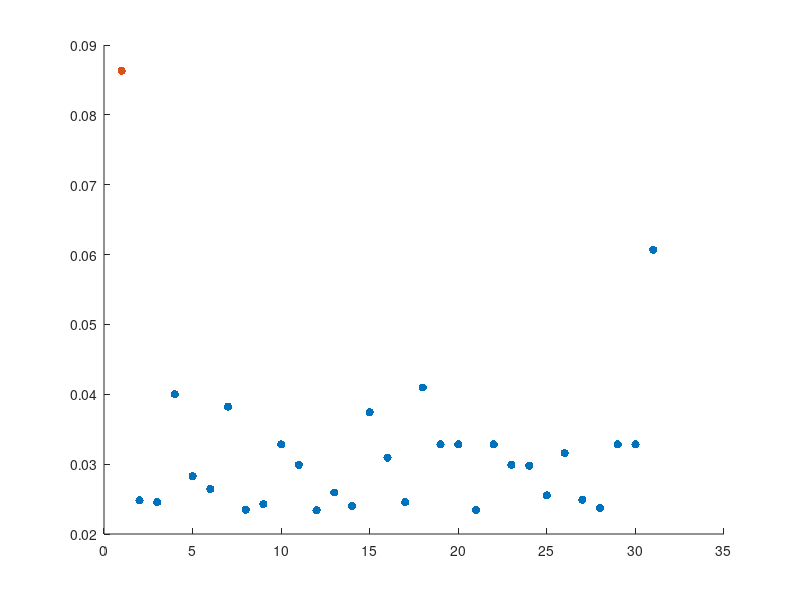

MATLAB code for this plot:
X = linspace(1,31,31)
Y = [20.2;3;6.4;11.6;8.2;2.2;11.2;5.2;6.2;0.2;1.0;4.8;2.4;3.8;11;9.2;3.2;11.8;0.2;0.2;4.8;0.2;1;8.8;2.6;9.4;6.6;5.6;0.2;0.2;15.6]
n = 1
%X = [1,2,3,4]
%Y = [10,3,4,5]
scatter(X,Y)

%calculating accumulated proximity
prox = []
for i=1:length(Y)
    pi = 0
    for j=1:length(Y)
        pi = pi + abs(Y(j) - Y(i));
    end
    prox= [prox; pi]
end
    
%calculating eccentricity
eccentr = []
for i=1:length(prox)
    eccentr = [eccentr;prox(i)/(sum(prox))]
end

%Check anomaly
gap = n/length(Y)
sorted = sort(eccentr,'descend')
anomaly = []
for i=1:(length(Y)-1)
    if (eccentr(i) -eccentr(i+1)) > gap
        for j=1:i
            anomaly = [anomaly;[i,eccentr(i)]]
        end
    end
end

scatter(X,eccentr,'filled')
hold on
scatter(anomaly(:,1),anomaly(:,2),'filled')
